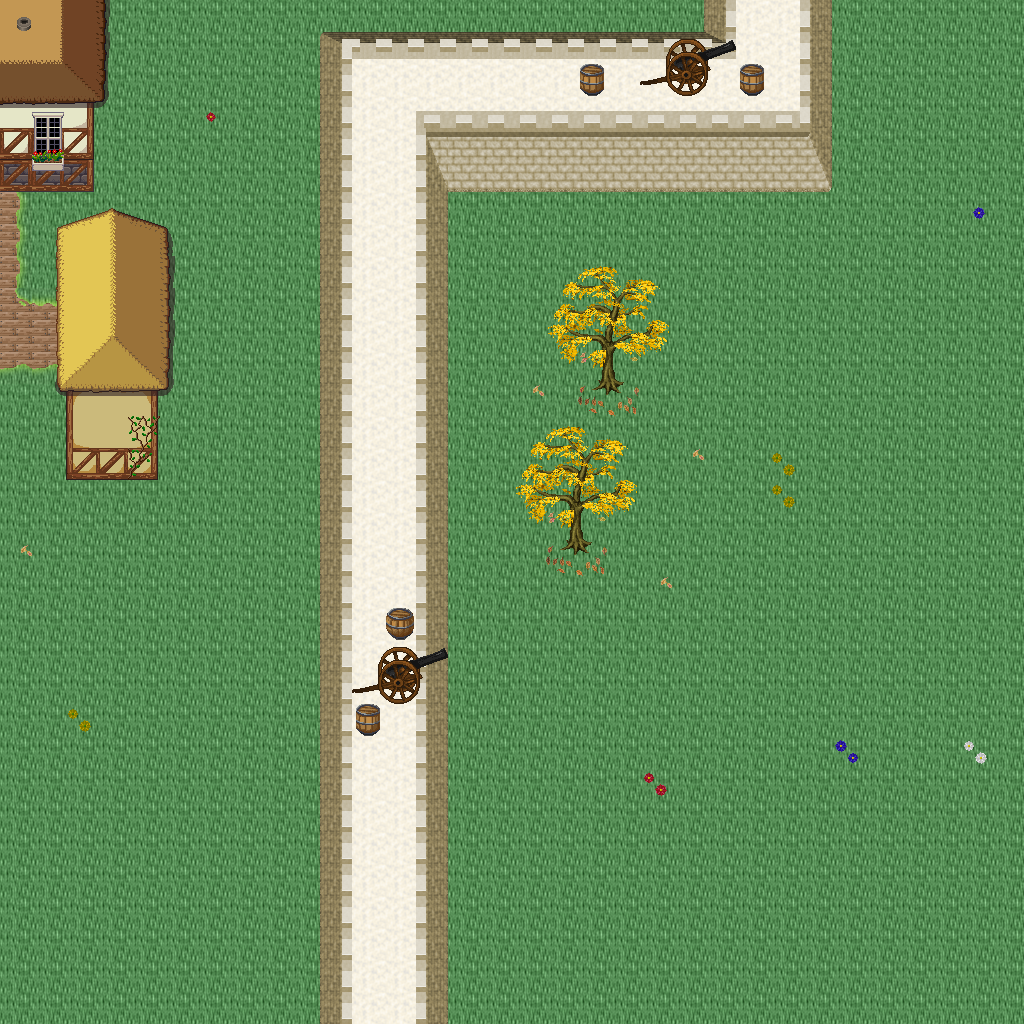

Below is a game level as drawn by its tile map, then a one-line description and the .tmx that defines it (tile-layer data replaced by summaries):
An orthogonal 32x32 tile map with 32x32 px tiles, 5 tile layers (Ground, Objects, Objects2, Above, ...), 1 hidden layer not drawn, 34 tilesets.

<map version="1.10" tiledversion="1.11.0" orientation="orthogonal" renderorder="right-down" width="32" height="32" tilewidth="32" tileheight="32" infinite="0" nextlayerid="11" nextobjectid="1">
 <tileset firstgid="1" name="logic_collision" tilewidth="32" tileheight="32" tilecount="1" columns="1">
  <image source="../drawable/logic_collision.png" width="32" height="32" />
 </tileset>
 <tileset firstgid="2" name="ground_ridge_earth_pale" tilewidth="32" tileheight="32" tilecount="96" columns="12">
  <image source="../drawable/ground_ridge_earth_pale.png" width="384" height="256" />
 </tileset>
 <tileset firstgid="98" name="ground_ridge_earth_dark" tilewidth="32" tileheight="32" tilecount="96" columns="12">
  <image source="../drawable/ground_ridge_earth_dark.png" width="384" height="256" />
 </tileset>
 <tileset firstgid="194" name="ground_ground" tilewidth="32" tileheight="32" tilecount="33" columns="3">
  <image source="../drawable/ground_ground.png" width="96" height="352" />
 </tileset>
 <tileset firstgid="227" name="building_castle" tilewidth="32" tileheight="32" tilecount="320" columns="20">
  <image source="../drawable/building_castle.png" width="640" height="512" />
 </tileset>
 <tileset firstgid="547" name="ground_grass_corners" tilewidth="32" tileheight="32" tilecount="24" columns="6">
  <image source="../drawable/ground_grass_corners.png" width="192" height="128" />
 </tileset>
 <tileset firstgid="571" name="ground_grass_edges" tilewidth="32" tileheight="32" tilecount="36" columns="12">
  <image source="../drawable/ground_grass_edges.png" width="384" height="96" />
 </tileset>
 <tileset firstgid="607" name="item_pot_barrels_1" tilewidth="32" tileheight="32" tilecount="8" columns="4">
  <image source="../drawable/item_pot_barrels_1.png" width="128" height="64" />
 </tileset>
 <tileset firstgid="615" name="item_weapon_cannon" tilewidth="32" tileheight="32" tilecount="12" columns="3">
  <image source="../drawable/item_weapon_cannon.png" width="96" height="128" />
 </tileset>
 <tileset firstgid="627" name="building_door_door" tilewidth="32" tileheight="32" tilecount="6" columns="3">
  <image source="../drawable/building_door_door.png" width="96" height="64" />
 </tileset>
 <tileset firstgid="633" name="building_door_closed" tilewidth="32" tileheight="32" tilecount="1" columns="1">
  <image source="../drawable/building_door_closed.png" width="32" height="32" />
 </tileset>
 <tileset firstgid="634" name="building_window_window_centered" tilewidth="32" tileheight="32" tilecount="1" columns="1">
  <image source="../drawable/building_window_window_centered.png" width="32" height="32" />
 </tileset>
 <tileset firstgid="635" name="building_decoration_chimney_big" tilewidth="32" tileheight="32" tilecount="2" columns="1">
  <image source="../drawable/building_decoration_chimney_big.png" width="32" height="64" />
 </tileset>
 <tileset firstgid="637" name="building_tan_building" tilewidth="32" tileheight="32" tilecount="24" columns="4">
  <image source="../drawable/building_tan_building.png" width="128" height="192" />
 </tileset>
 <tileset firstgid="661" name="building_museum" tilewidth="32" tileheight="32" tilecount="56" columns="7">
  <image source="../drawable/building_museum.png" width="224" height="256" />
 </tileset>
 <tileset firstgid="717" name="building_decoration_chimney" tilewidth="32" tileheight="32" tilecount="2" columns="1">
  <image source="../drawable/building_decoration_chimney.png" width="32" height="64" />
 </tileset>
 <tileset firstgid="719" name="plant_tree_fall_trees" tilewidth="32" tileheight="32" tilecount="40" columns="8">
  <image source="../drawable/plant_tree_fall_trees.png" width="256" height="160" />
 </tileset>
 <tileset firstgid="759" name="plant_leaves" tilewidth="32" tileheight="32" tilecount="8" columns="4">
  <image source="../drawable/plant_leaves.png" width="128" height="64" />
 </tileset>
 <tileset firstgid="767" name="plant_vine" tilewidth="32" tileheight="32" tilecount="3" columns="1">
  <image source="../drawable/plant_vine.png" width="32" height="96" />
 </tileset>
 <tileset firstgid="770" name="item_pot_pot_burgundy" tilewidth="32" tileheight="32" tilecount="1" columns="1">
  <image source="../drawable/item_pot_pot_burgundy.png" width="32" height="32" />
 </tileset>
 <tileset firstgid="771" name="building_stairs_stairs_grey" tilewidth="32" tileheight="32" tilecount="6" columns="3">
  <image source="../drawable/building_stairs_stairs_grey.png" width="96" height="64" />
 </tileset>
 <tileset firstgid="777" name="furniture_light_lamp_blue" tilewidth="32" tileheight="32" tilecount="3" columns="1">
  <image source="../drawable/furniture_light_lamp_blue.png" width="32" height="96" />
 </tileset>
 <tileset firstgid="780" name="light_dim_light_7x5" tilewidth="32" tileheight="32" tilecount="35" columns="7">
  <image source="../drawable/light_dim_light_7x5.png" width="224" height="160" />
 </tileset>
 <tileset firstgid="815" name="plant_flower_daisy_blue" tilewidth="32" tileheight="32" tilecount="8" columns="2">
  <image source="../drawable/plant_flower_daisy_blue.png" width="64" height="128" />
 </tileset>
 <tileset firstgid="823" name="plant_flower_daisy_red" tilewidth="32" tileheight="32" tilecount="8" columns="2">
  <image source="../drawable/plant_flower_daisy_red.png" width="64" height="128" />
 </tileset>
 <tileset firstgid="831" name="plant_flower_daisy_white" tilewidth="32" tileheight="32" tilecount="8" columns="2">
  <image source="../drawable/plant_flower_daisy_white.png" width="64" height="128" />
 </tileset>
 <tileset firstgid="839" name="plant_flower_daisy_yellow" tilewidth="32" tileheight="32" tilecount="8" columns="2">
  <image source="../drawable/plant_flower_daisy_yellow.png" width="64" height="128" />
 </tileset>
 <tileset firstgid="847" name="ground_ground_3" tilewidth="32" tileheight="32" tilecount="5" columns="5">
  <image source="../drawable/ground_ground_3.png" width="160" height="32" />
 </tileset>
 <tileset firstgid="852" name="building_cottage" tilewidth="32" tileheight="32" tilecount="256" columns="16">
  <image source="../drawable/building_cottage.png" width="512" height="512" />
 </tileset>
 <tileset firstgid="1108" name="building_roof_thatched_roof" tilewidth="32" tileheight="32" tilecount="256" columns="16">
  <image source="../drawable/building_roof_thatched_roof.png" width="512" height="512" />
 </tileset>
 <tileset firstgid="1364" name="building_door_doors" tilewidth="32" tileheight="32" tilecount="256" columns="16">
  <image source="../drawable/building_door_doors.png" width="512" height="512" />
 </tileset>
 <tileset firstgid="1620" name="building_window_windows" tilewidth="32" tileheight="32" tilecount="256" columns="16">
  <image source="../drawable/building_window_windows.png" width="512" height="512" />
 </tileset>
 <tileset firstgid="1876" name="logic_portal" tilewidth="32" tileheight="32" tilecount="24" columns="8">
  <image source="../drawable/logic_portal.png" width="256" height="96" />
 </tileset>
 <tileset firstgid="1900" name="building_decoration_banner" tilewidth="32" tileheight="32" tilecount="12" columns="1">
  <image source="../drawable/building_decoration_banner.png" width="32" height="384" />
 </tileset>
 <layer id="1" name="Ground" width="32" height="32">
  <data>[1024 cells, 1024 non-empty, 9 distinct tile ids]</data>
 </layer>
 <layer id="2" name="Objects" width="32" height="32">
  <data>[1024 cells, 80 non-empty, 39 distinct tile ids]</data>
 </layer>
 <layer id="3" name="Objects2" width="32" height="32">
  <data>[1024 cells, 29 non-empty, 17 distinct tile ids]</data>
 </layer>
 <layer id="4" name="Above" width="32" height="32">
  <data>[1024 cells, 83 non-empty, 53 distinct tile ids]</data>
 </layer>
 <layer id="5" name="Above2" width="32" height="32">
  <data>[1024 cells, 1 non-empty, 1 distinct tile ids]</data>
 </layer>
 <layer id="6" name="Walkable" width="32" height="32" visible="0">
  <data>[1024 cells, 228 non-empty, 1 distinct tile ids]</data>
 </layer>
 <objectgroup id="7" name="Mapevents" />
 <objectgroup id="8" name="Spawn" />
 <objectgroup id="9" name="Keys" />
 <objectgroup id="10" name="Replace" />
</map>
